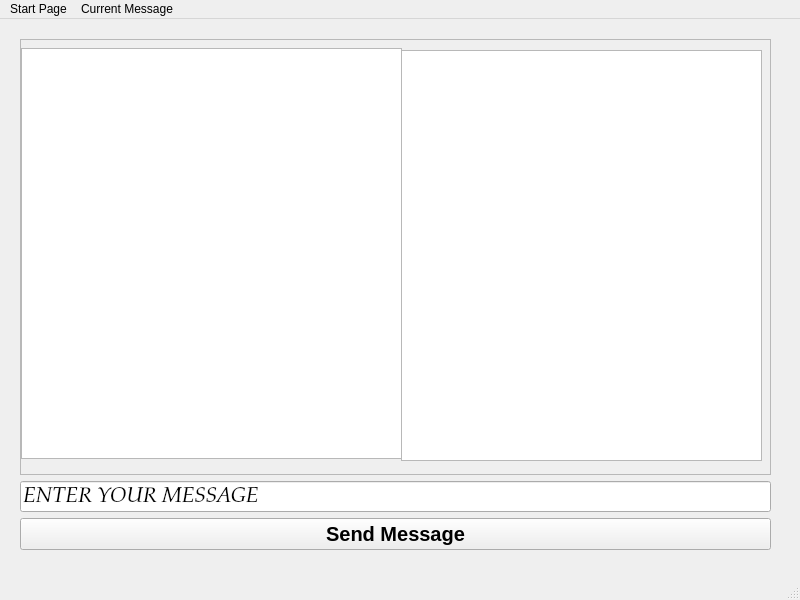
<?xml version="1.0" encoding="UTF-8"?>
<ui version="4.0">
 <class>ChatWindow</class>
 <widget class="QMainWindow" name="ChatWindow">
  <property name="geometry">
   <rect>
    <x>0</x>
    <y>0</y>
    <width>800</width>
    <height>600</height>
   </rect>
  </property>
  <property name="windowTitle">
   <string>MainWindow</string>
  </property>
  <widget class="QWidget" name="centralwidget">
   <widget class="QWidget" name="verticalLayoutWidget">
    <property name="geometry">
     <rect>
      <x>20</x>
      <y>20</y>
      <width>751</width>
      <height>511</height>
     </rect>
    </property>
    <layout class="QVBoxLayout" name="verticalLayout">
     <item>
      <layout class="QHBoxLayout" name="horizontalLayout">
       <item>
        <widget class="QScrollArea" name="scrollArea">
         <property name="widgetResizable">
          <bool>true</bool>
         </property>
         <widget class="QWidget" name="scrollAreaWidgetContents">
          <property name="geometry">
           <rect>
            <x>0</x>
            <y>0</y>
            <width>745</width>
            <height>427</height>
           </rect>
          </property>
          <widget class="QListView" name="SentMessages">
           <property name="geometry">
            <rect>
             <x>0</x>
             <y>8</y>
             <width>381</width>
             <height>411</height>
            </rect>
           </property>
           <property name="frameShadow">
            <enum>QFrame::Raised</enum>
           </property>
          </widget>
          <widget class="QListView" name="RecievedMessages">
           <property name="geometry">
            <rect>
             <x>380</x>
             <y>10</y>
             <width>361</width>
             <height>411</height>
            </rect>
           </property>
           <property name="frameShadow">
            <enum>QFrame::Raised</enum>
           </property>
          </widget>
         </widget>
        </widget>
       </item>
      </layout>
     </item>
     <item>
      <widget class="QLineEdit" name="lineEdit">
       <property name="font">
        <font>
         <family>Palatino Linotype</family>
         <pointsize>16</pointsize>
         <italic>true</italic>
        </font>
       </property>
       <property name="text">
        <string>ENTER YOUR MESSAGE</string>
       </property>
      </widget>
     </item>
     <item>
      <widget class="QPushButton" name="SendButton">
       <property name="font">
        <font>
         <pointsize>15</pointsize>
         <weight>75</weight>
         <bold>true</bold>
        </font>
       </property>
       <property name="text">
        <string>Send Message</string>
       </property>
      </widget>
     </item>
    </layout>
   </widget>
  </widget>
  <widget class="QMenuBar" name="menubar">
   <property name="geometry">
    <rect>
     <x>0</x>
     <y>0</y>
     <width>800</width>
     <height>21</height>
    </rect>
   </property>
   <widget class="QMenu" name="menuStart_Page">
    <property name="title">
     <string>Start Page</string>
    </property>
   </widget>
   <widget class="QMenu" name="menuCurrent_Message">
    <property name="title">
     <string>Current Message</string>
    </property>
   </widget>
   <addaction name="menuStart_Page"/>
   <addaction name="menuCurrent_Message"/>
  </widget>
  <widget class="QStatusBar" name="statusbar"/>
 </widget>
 <resources/>
 <connections/>
</ui>
